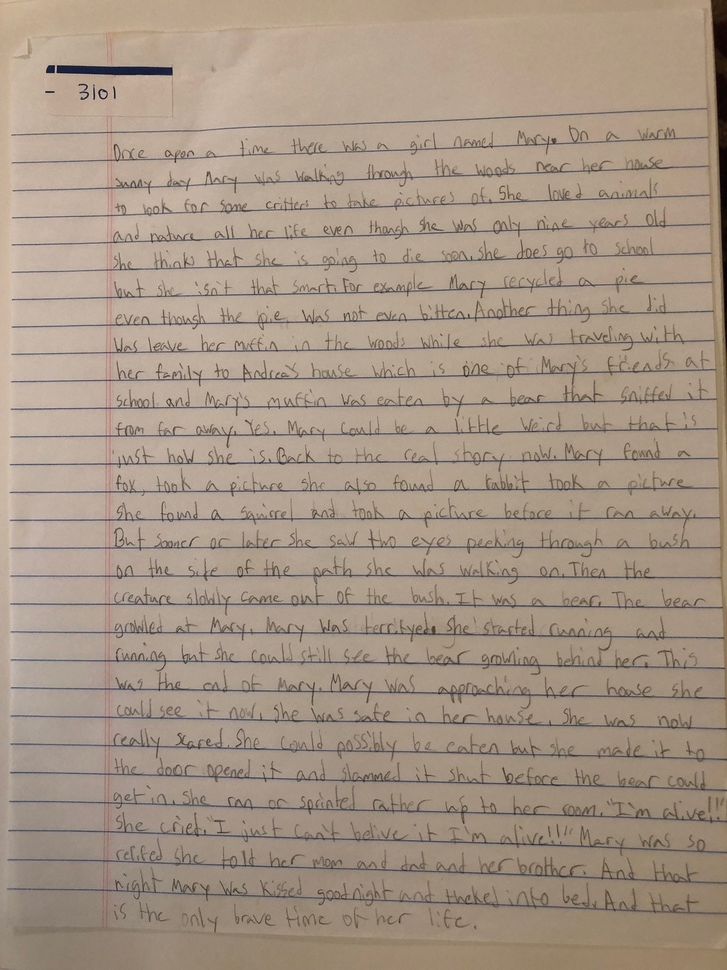
#> input picture sample2.jpg, 727 x 970 px, shrunk from 1512 x 2016 before the run, given in place of full_sample2.png, which was not available
$ jupyter execute --allow-errors tesseract_bounding_boxes.ipynb   (shell and % lines are left out)   (text cells are left out)
#> lines starting #> are read from the running program, lines starting #| are printed output that depends on the picture
[cell 1]
from difflib import SequenceMatcher as SQ
import pytesseract
import argparse
import cv2

[cell 2]
full_image ="/content/full_sample2.png"

image = cv2.imread(full_image, 0)
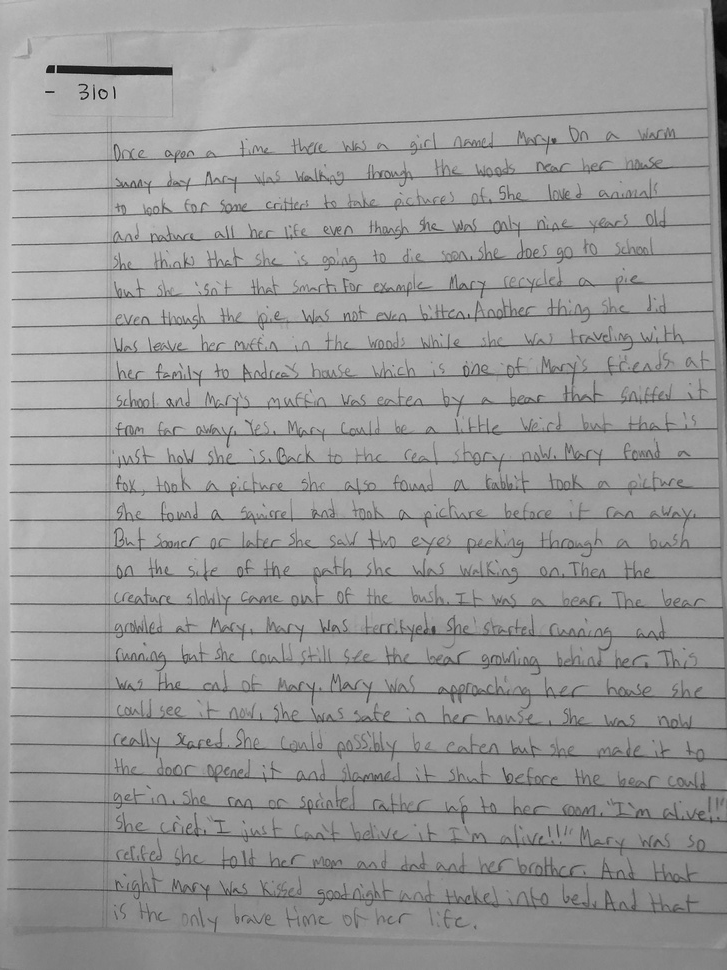
#> image: shape (970, 727); min 0, max 206, mean 152.2
# [5 lines of commented-out code are left out]

#> (a cell that did not finish here is left out)

#> (a cell that did not finish here is left out)

#> (a cell that did not finish here is left out)

#> (a cell that did not finish here is left out)

[cell 7]
from google.colab.patches import cv2_imshow

[cell 8]
import pytesseract
from pytesseract import Output
import cv2
img = cv2.imread('/content/full_sample2.png')
#> img is the input picture: shape (970, 727, 3); mean B, G, R 133.1, 149, 165.8

$ run again, on here.png
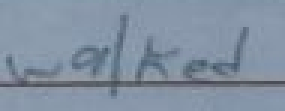
#> input picture here.png, 95 x 37 px, given in place of full_sample2.png, which was not available (shown 3 times larger)
#> `image = cv2.imread(full_image, 0)`:
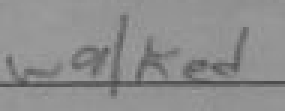
#> image: shape (37, 95) (shown 3 times larger); min 72, max 158, mean 141.3
#> img is the input picture: shape (37, 95, 3); mean B, G, R 161.4, 144.2, 129.7
